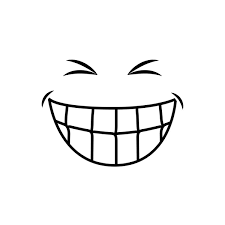
#> input picture cuda-service/filters/assets/sonrisa.png, 225 x 225 px
$ python -i boomerant.py   (imports and definitions only)
#> lines starting #> are read from the running program, lines starting #| are printed output that depends on the picture
#> further down, picture is the input picture: shape (225, 225, 3); mean B, G, R 244.5, 244.5, 244.5
import numpy as np
import cv2
import imageio
import uuid
import os

import pycuda.autoinit
import pycuda.driver as cuda
from pycuda.compiler import SourceModule

kernel_code = r"""
extern "C" {

__global__ void update_balls(
    float* pos,
    float* vel,
    int num,
    float dt,
    float width,
    float height,
    float radius
){
    int i = blockIdx.x * blockDim.x + threadIdx.x;
    if (i >= num) return;

    float x = pos[2*i + 0];
    float y = pos[2*i + 1];
    float vx = vel[2*i + 0];
    float vy = vel[2*i + 1];

    x += vx * dt;
    y += vy * dt;

    if (x - radius < 0) { x = radius; vx = -vx; }
    if (x + radius > width) { x = width - radius; vx = -vx; }
    if (y - radius < 0) { y = radius; vy = -vy; }
    if (y + radius > height) { y = height - radius; vy = -vy; }

    pos[2*i + 0] = x;
    pos[2*i + 1] = y;
    vel[2*i + 0] = vx;
    vel[2*i + 1] = vy;
}


__global__ void draw_texture_balls(
    const unsigned char* bg,
    unsigned char* out,
    int width,
    int height,
    int channels,
    const float* pos,
    int num,
    float radius,
    const unsigned char* tex,
    int tw,
    int th
){
    int x = blockIdx.x * blockDim.x + threadIdx.x;
    int y = blockIdx.y * blockDim.y + threadIdx.y;

    if (x >= width || y >= height) return;

    int idx = (y * width + x) * channels;

    float r = bg[idx + 2];
    float g = bg[idx + 1];
    float b = bg[idx + 0];

    float radius2 = radius * radius;

    for (int i = 0; i < num; i++)
    {
        float cx = pos[2*i + 0];
        float cy = pos[2*i + 1];

        float dx = x - cx;
        float dy = y - cy;
        float dist2 = dx*dx + dy*dy;

        if (dist2 < radius2)
        {
            float u = (dx + radius) * (tw - 1) / (2*radius);
            float v = (dy + radius) * (th - 1) / (2*radius);

            int tx = (int)u;
            int ty = (int)v;

            int tidx = (ty * tw + tx) * 4;

            unsigned char tr = tex[tidx + 2];
            unsigned char tg = tex[tidx + 1];
            unsigned char tb = tex[tidx + 0];
            unsigned char ta = tex[tidx + 3];

            float a = ta / 255.0f;

            r = (1.0f - a)*r + a*tr;
            g = (1.0f - a)*g + a*tg;
            b = (1.0f - a)*b + a*tb;
        }
    }

    out[idx + 2] = (unsigned char)(r);
    out[idx + 1] = (unsigned char)(g);
    out[idx + 0] = (unsigned char)(b);
}

} // extern
"""

# [1 line that did not run here, left out]
# [1 line that did not run here, left out]
# [1 line that did not run here, left out]


def init_balls(num, width, height, radius):
    pos = []
    vel = []

    for _ in range(num):
        x = np.random.uniform(radius, width - radius)
        y = np.random.uniform(radius, height - radius)
        vx = np.random.uniform(-200, 200)
        vy = np.random.uniform(-200, 200)
        pos += [x, y]
        vel += [vx, vy]

    pos = np.array(pos, dtype=np.float32)
    vel = np.array(vel, dtype=np.float32)

    d_pos = cuda.mem_alloc(pos.nbytes)
    d_vel = cuda.mem_alloc(vel.nbytes)

    cuda.memcpy_htod(d_pos, pos)
    cuda.memcpy_htod(d_vel, vel)

    return d_pos, d_vel, pos, vel


def simulate_boomerang(img, num_balls=3, frames=30):
#> called with num_balls = 3, frames = 30
    h, w, ch = img.shape
#> h = 225; w = 225; ch = 3
    radius = int(0.06 * min(w, h))
#> radius = 13
    dt = 0.04

    tex_path = "/home/bryam/Escritorio/Proyectointerciclo /UPSGlam-2.0/cuda-service/filters/assets/sonrisa.png"
    tex = cv2.imread(tex_path, cv2.IMREAD_UNCHANGED)

    if tex is None:
        raise RuntimeError("❌ No se encontró la textura sonrisa.png")

    tex = cv2.resize(tex, (2*radius, 2*radius), interpolation=cv2.INTER_AREA)
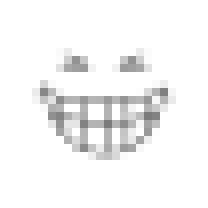
#> tex: shape (26, 26, 3) (shown 8 times larger); min 123, max 255, mean 244.5
    tex = tex.astype(np.uint8)

#> (the run stopped early here; a loop or call above may not have finished)
